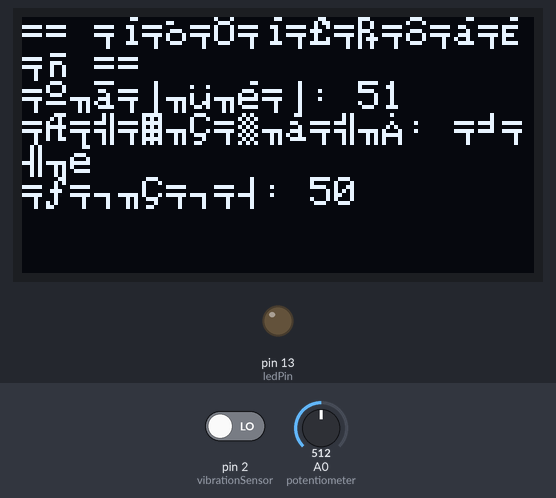
Simulated run of this sketch. Board: Arduino Uno, built with avr-gcc and run on an emulated ATmega328P. On the bench: 128×64 one-colour display, output pins drawn as LEDs (lit = HIGH). Inputs (shaded band) come from the test bench; at power-on: pin 2 (vibrationSensor) LOW, A0 (potentiometer) = 512. What the sketch prints to the serial monitor is not drawn.

Above: at 1.3 s.
1.4 s: pin 2 (vibrationSensor) driven HIGH
At 2.4 s:
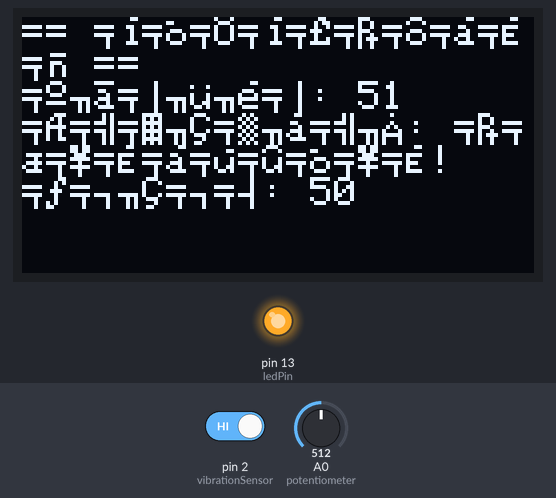
3.1 s: pin 2 (vibrationSensor) driven LOW
At 4.1 s:
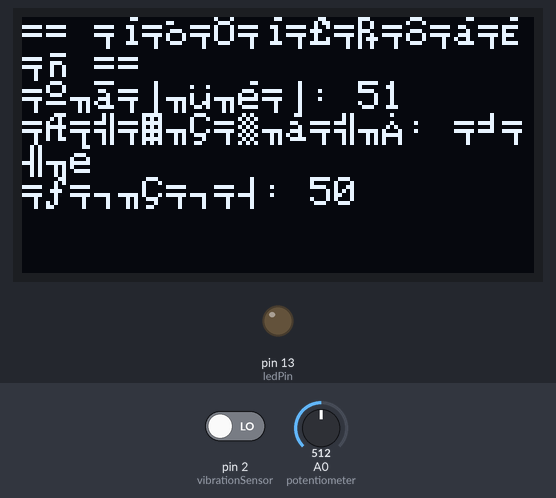
4.7 s: A0 (potentiometer) set to 716
At 5.6 s:
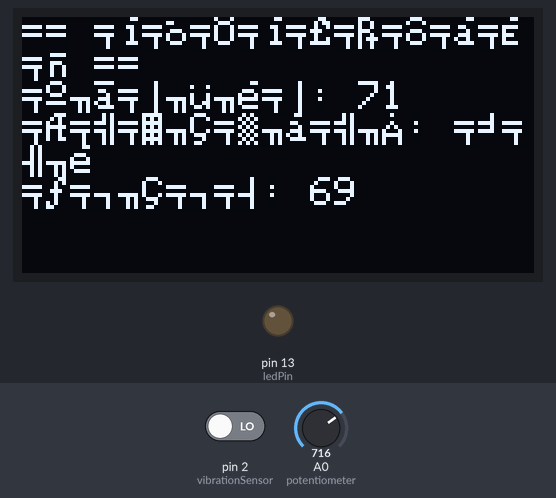
6.4 s: A0 (potentiometer) set to 900
At 7.2 s:
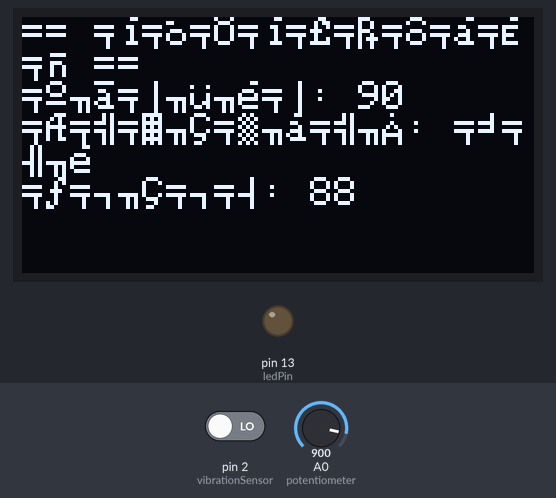
8.0 s: A0 (potentiometer) set to 1023
At 8.8 s:
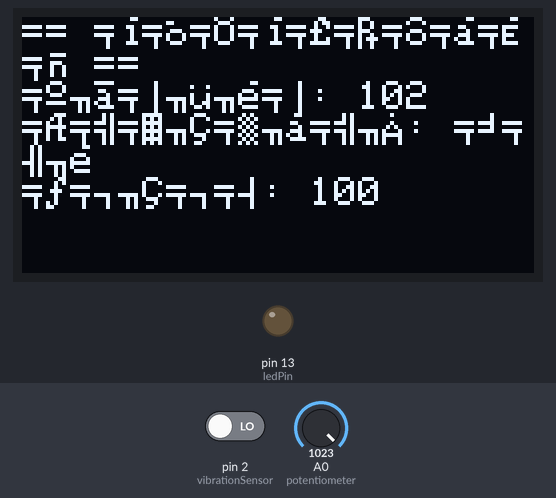
Timing chart, 0 to 10.6 s (numbered marks = the images above; inputs shaded):
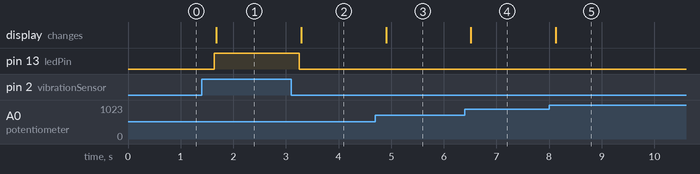

The sketch:

Seismograph_SW420.ino
```cpp
/*
  СЕЙСМОГРАФ НА ARDUINO
  Датчик: SW-420
  Дисплей: SSD1306
  Потенциометр: для настройки чувствительности
*/

#include <Wire.h>
#include <Adafruit_GFX.h>
#include <Adafruit_SSD1306.h>

// Настройки дисплея
#define SCREEN_WIDTH 128
#define SCREEN_HEIGHT 64
#define OLED_RESET    -1
Adafruit_SSD1306 display(SCREEN_WIDTH, SCREEN_HEIGHT, &Wire, OLED_RESET);

// Пины
const int vibrationSensor = 2;    // SW-420
const int potentiometer = A0;     // Потенциометр
const int ledPin = 13;            // Светодиод

// Переменные
int sensitivity = 0;
int vibrationValue = 0;
bool vibrationDetected = false;

void setup() {
  Serial.begin(9600);

  // Инициализация дисплея
  if(!display.begin(SSD1306_SWITCHCAPVCC, 0x3C)) {
    Serial.println(F("SSD1306 allocation failed"));
    for(;;);
  }

  // Настройка пинов
  pinMode(vibrationSensor, INPUT);
  pinMode(ledPin, OUTPUT);

  // Очистка дисплея
  display.clearDisplay();
  display.setTextSize(1);
  display.setTextColor(WHITE);

  Serial.println("Сейсмограф запущен");
}

void loop() {
  // Чтение датчиков
  sensitivity = analogRead(potentiometer) / 10; // 0-102
  vibrationValue = digitalRead(vibrationSensor);

  // Обработка вибрации
  if (vibrationValue == HIGH) {
    vibrationDetected = true;
    digitalWrite(ledPin, HIGH);
  } else {
    vibrationDetected = false;
    digitalWrite(ledPin, LOW);
  }

  // Отображение на дисплее
  display.clearDisplay();
  display.setCursor(0,0);
  display.println("== СЕЙСМОГРАФ ==");
  display.print("Чувств: ");
  display.println(sensitivity);
  display.print("Вибрация: ");
  display.println(vibrationDetected ? "ОБНАРУЖЕНА!" : "нет");
  display.print("Порог: ");
  display.println(map(sensitivity, 0, 102, 0, 100));
  display.display();

  // Вывод в Serial Monitor
  Serial.print("Чувствительность: ");
  Serial.print(sensitivity);
  Serial.print(" | Вибрация: ");
  Serial.println(vibrationDetected ? "ДА" : "нет");

  delay(500);
}
```

Measured:
- after the input at 1.4 s, pin 13 (ledPin): LOW → HIGH after 0.24 s; the display: changes after 0.28 s (image 1)
- after the input at 3.1 s, pin 13 (ledPin): HIGH → LOW after 0.16 s; the display: changes after 0.19 s (image 2)
- after the input at 4.7 s, the display: changes after 0.20 s (image 3)
- after the input at 6.4 s, the display: changes after 0.11 s (image 4)
- after the input at 8.0 s, the display: changes after 0.12 s (image 5)
